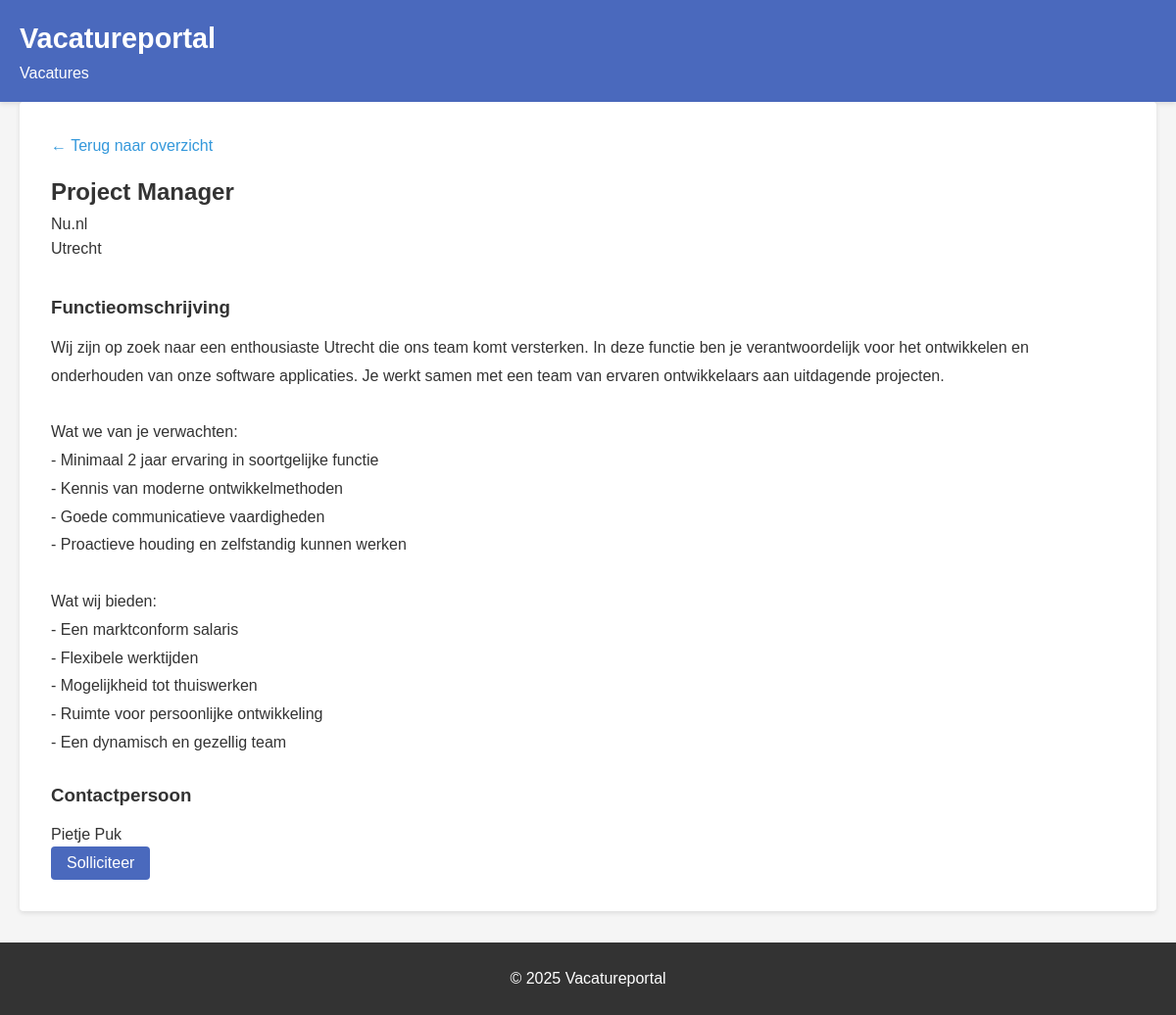
Before: /index.php?page=detail&id=63 with the older database file.
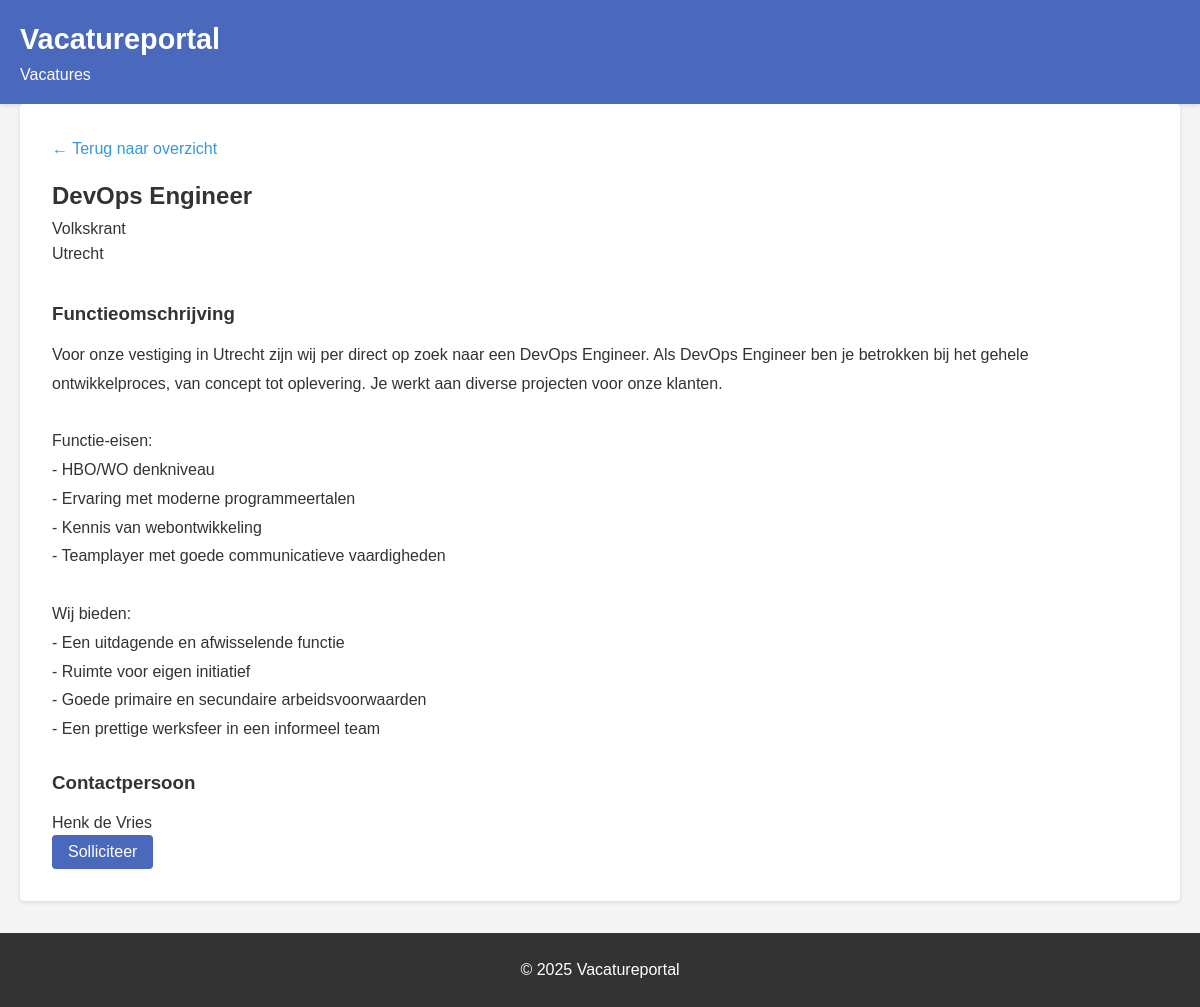
After: the same page with the newer database file.
### tables this page shows
CREATE TABLE vacatures (
        id INTEGER PRIMARY KEY AUTOINCREMENT,
        titel TEXT NOT NULL,
        bedrijf TEXT NOT NULL,
        locatie TEXT NOT NULL,
        omschrijving TEXT,
        contactpersoon TEXT
    );

### app/Core/Database.php (called while the page is built)
<?php
class Database {
    private $pdo;
    public function __construct() {
        $this->pdo = new PDO('sqlite:'.__DIR__.'/../../data/database.sqlite');
        $this->pdo->setAttribute(PDO::ATTR_ERRMODE, PDO::ERRMODE_EXCEPTION);
    }
    public function query($sql, $params = []) {
        $stmt = $this->pdo->prepare($sql);
        $stmt->execute($params);
        return $stmt;
    }
}

### app/Models/Vacature.php (called while the page is built, shortened)
<?php
class Vacature {
    private $db;
    public function __construct() {
        require_once __DIR__ . '/../Core/Database.php';
        $this->db = new Database();
    }
    public function getVacatureById($id) {
        $sql = "SELECT * FROM vacatures WHERE id = ?";
        $result = $this->db->query($sql, [$id]);
        return $result->fetch(PDO::FETCH_ASSOC);
    }
}

### app/Views/detail.php (the view, shortened to what this page needs)
<?php
include_once __DIR__ . '/components/header.php';
?>
<?php if (!$vacature): ?>
    <div class="vacature-niet-gevonden">
        <h2>Vacature niet gevonden</h2>
        <p>De opgevraagde vacature bestaat niet of is niet meer beschikbaar.</p>
        <a href="/index.php" class="btn">Terug naar overzicht</a>
    </div>
<?php else: ?>
    <section class="vacature-detail">
        <div class="vacature-header">
            <a href="/index.php" class="terug-link">&larr; Terug naar overzicht</a>
            <h2><?= htmlspecialchars($vacature['titel']) ?></h2>
            <div class="meta">
                <p class="bedrijf"><?= htmlspecialchars($vacature['bedrijf']) ?></p>
                <p class="locatie"><?= htmlspecialchars($vacature['locatie']) ?></p>
            </div>
        </div>
        <div class="vacature-content">
            <h3>Functieomschrijving</h3>
            <div class="beschrijving">
                <?= nl2br(htmlspecialchars($vacature['omschrijving'])) ?>
            </div>
            <?php if (!empty($vacature['contactpersoon'])): ?>
                <div class="contactpersoon">
                    <h3>Contactpersoon</h3>
                    <p><?= htmlspecialchars($vacature['contactpersoon']) ?></p>
                </div>
            <?php endif; ?>
            <button id="solliciteer-btn" class="btn btn-primary">Solliciteer</button>
        </div>
    </section>
<?php endif; ?>
<?php
include_once __DIR__ . '/components/footer.php';
?>

Changed rows visible on the page:
changed vacatures "Utrecht": titel "Project Manager" → "DevOps Engineer"; bedrijf "Nu.nl" → "Volkskrant"; omschrijving "Wij zijn op zoek naar een enthousiaste Utrecht die ons team komt versterken. In deze functie ben je verantwoordelijk voor het ontwikkelen en onderhouden van onze software applicaties. Je werkt samen met een team van ervaren ontwikkelaars aan uitdagende projecten. Wat we van je verwachten: - Minimaal 2 jaar ervaring in soortgelijke functie - Kennis van moderne ontwikkelmethoden - Goede communicatieve vaardigheden - Proactieve houding en zelfstandig kunnen werken Wat wij bieden: - Een marktconform salaris - Flexibele werktijden - Mogelijkheid tot thuiswerken - Ruimte voor persoonlijke ontwikkeling - Een dynamisch en gezellig team" → "Voor onze vestiging in Utrecht zijn wij per direct op zoek naar een DevOps Engineer. Als DevOps Engineer ben je betrokken bij het gehele ontwikkelproces, van concept tot oplevering. Je werkt aan diverse projecten voor onze klanten. Functie-eisen: - HBO/WO denkniveau - Ervaring met moderne programmeertalen - Kennis van webontwikkeling - Teamplayer met goede communicatieve vaardigheden Wij bieden: - Een uitdagende en afwisselende functie - Ruimte voor eigen initiatief - Goede primaire en secundaire arbeidsvoorwaarden - Een prettige werksfeer in een informeel team"; contactpersoon "Pietje Puk" → "Henk de Vries"
